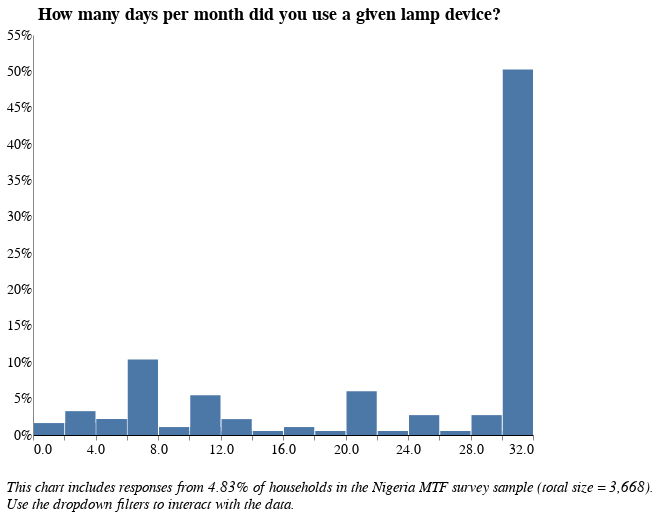

The code cell stored with this chart in its notebook:
### Code cell
# How many days did you use a given lamp per month?

# Data Source
alt.data_transformers.disable_max_rows()
source = lamps[lamps[['f_8']].notnull().all(1)] #change dataframe and variable name

col1 = source['f_8'] #!= NaN #change variable name here
col2 = source['elc_aggr_tier'] != 'NaN'

source = source[conjunction(col1,col2)]
df = source[['hh_id','elc_aggr_tier','f_8', 'locality', 'f2']] #change variable name here

# Locality Filter
locality_options = [None, 0, 1]
locality_labels = ['National', 'Urban', 'Rural']

locality_dropdown=alt.binding_select(
    options= locality_options, 
    labels = locality_labels, 
    name = "Locality Breakdown  ")
locality_select=alt.selection_single(
    fields=['locality'],
    bind=locality_dropdown)

# Tier Filter
tiers = [None, 'Tier 0', 'Tier 1', 'Tier 2', 'Tier 3', 'Tier 4', 'Tier 5']
tier_labels = ['All Tiers', 'Tier 0', 'Tier 1', 'Tier 2', 'Tier 3', 'Tier 4', 'Tier 5']
tier_dropdown=alt.binding_select(options=tiers, 
                                 labels = tier_labels, 
                                 name = "Electricity Tier  ")
tier_select=alt.selection_single(fields=['elc_aggr_tier'],
                                bind=tier_dropdown)

# Lamp Type Filter
lamp_types = [None, 'Candle', 'Open wick lamp', 'Hurricane lamp with glass cover', 'Pressurized mantle lamp', 'Other, specify']
lamp_types_labels = ['All Sources', 'Candle', 'Open wick lamp', 'Hurricane lamp with glass cover', 'Pressurized mantle lamp',
               'Other']
lamp_types_dropdown=alt.binding_select(options=lamp_types, 
                                 labels = lamp_types_labels, 
                                 name = "Type of Device  ")
lamp_types_select=alt.selection_single(fields=['f2'],
                                bind=lamp_types_dropdown)

# Percentage of responses shown in the chart
pct_responses = round(len(pd.unique(df[df[['f_8']].notnull().all(1)]['hh_id'])) /
            3668 *100, 2) #change dataframe variable name

# Draw the Chart
final = alt.Chart(df).transform_joinaggregate(
    total='count(*)'
).transform_calculate(
    pct='1 / datum.total'
).mark_bar().encode(
    alt.X("f_8:Q", 
          bin=alt.Bin(extent=[0, 32], step=2), # Change the step to adjust bin size
          scale = alt.Scale(domain=(0,32),clamp = True), # Change the axes limits
         axis = alt.Axis(title = "")), #change title
    alt.Y('sum(pct):Q', axis=alt.Axis(format='%'), title = ""),
    tooltip = [alt.Tooltip('f_8:Q', title = "Response (Binned)"), #change variable
               alt.Tooltip('sum(pct):Q', format = '.2%', title = "Percentage")]
).transform_bin(
    "mbin",
    field="m",
    bin=alt.Bin(maxbins=20) # Specify the maximum number of bins
).add_selection(
    lamp_types_select
).transform_filter(
    lamp_types_select
).add_selection(
    locality_select
).transform_filter(
    locality_select
).add_selection(
    tier_select
).transform_filter(
    tier_select 
).properties(
    height = 400,
    width = 500,
    title={
      "text": ["How many days per month did you use a given lamp device?"], 
 #     "subtitle": ["You are viewing {}% of responses from the Nigeria Multi-Tiered Framework Survey.".format(pct_responses), " "],
      "color": "black",
      "subtitleColor": "black"
    }
)

final = alt.concat(final,
    title=alt.TitleParams(
        ['', '',  
         'This chart includes responses from {}% of households in the Nigeria MTF survey sample (total size = 3,668).'.format(
             pct_responses),
         'Use the dropdown filters to interact with the data.'],
        baseline='bottom',
        orient='bottom',
        anchor='start',
        font = 'Times New Roman',
        fontWeight='normal',
        fontStyle = "italic",
        fontSize=15)
)

final

### Figure 1 — Vega-Lite specification as saved in the notebook (floating-point values rounded to 4 significant figures; data arrays with more than 128 entries replaced by an {"elided": "..."} marker saying what was removed)
{"width": 800, "height": 400, "config": {"title": {"fontSize": 18, "font": "Times New Roman", "anchor": "center", "fontColor": "#000000"}, "axisX": {"domain": true, "domainColor": "#000000", "grid": false, "labelFont": "Times New Roman", "labelFontSize": 14, "titleFont": "Times New Roman", "titleFontSize": 14, "titleFontWeight": "normal", "title": "X Axis Title (units)"}, "axisY": {"domain": true, "grid": false, "gridColor": "#DEDDDD", "gridWidth": 1, "labelFont": "Times New Roman", "labelFontSize": 14, "labelAngle": 0, "ticks": false, "titleFont": "Times New Roman", "titleFontSize": 14, "titleFontWeight": "normal", "titlePadding": 10, "title": "Y Axis Title (units)"}, "range": {"category": ["#2980B9", "#003366", "#FFAE19", "#D68910", "#E67E22", "#D35400", "#FF4500", "#FF6162", "#438B28", "#45B39D", "#99ADC1", "#212F3C"]}, "legend": {"labelFont": "Times New Roman", "labelFontSize": 14, "symbolType": "square", "symbolSize": 100, "titleFont": "Times New Roman", "titleFontSize": 14, "titleFontWeight": "normal", "title": "Legend", "orient": "right", "offset": 0}, "tooltip": {"font": "Open Sans"}, "view": {"stroke": "transparent", "text": {"font": "Times New Roman", "color": ["#2980B9", "#003366", "#FFAE19", "#D68910", "#E67E22", "#D35400", "#FF4500", "#FF6162", "#438B28", "#45B39D", "#99ADC1", "#212F3C"], "fontSize": 14, "align": "right", "fontWeight": 400, "size": 14}, "bar": {"size": 40, "binSpacing": 1, "continuousBandSize": 30, "discreteBandSize": 30, "fill": ["#2980B9", "#003366", "#FFAE19", "#D68910", "#E67E22", "#D35400", "#FF4500", "#FF6162", "#438B28", "#45B39D", "#99ADC1", "#212F3C"], "stroke": false}}}, "concat": [{"mark": "bar", "encoding": {"tooltip": [{"field": "f_8", "title": "Response (Binned)", "type": "quantitative"}, {"aggregate": "sum", "field": "pct", "format": ".2%", "title": "Percentage", "type": "quantitative"}], "x": {"axis": {"title": ""}, "bin": {"extent": [0, 32], "step": 2}, "field": "f_8", "scale": {"clamp": true, "domain": [0, 32]}, "type": "quantitative"}, "y": {"aggregate": "sum", "axis": {"format": "%"}, "field": "pct", "title": "", "type": "quantitative"}}, "height": 400, "selection": {"selector003": {"type": "single", "fields": ["f2"], "bind": {"input": "select", "options": [null, "Candle", "Open wick lamp", "Hurricane lamp with glass cover", "Pressurized mantle lamp", "Other, specify"], "labels": ["All Sources", "Candle", "Open wick lamp", "Hurricane lamp with glass cover", "Pressurized mantle lamp", "Other"], "name": "Type of Device  "}}, "selector001": {"type": "single", "fields": ["locality"], "bind": {"input": "select", "options": [null, 0, 1], "labels": ["National", "Urban", "Rural"], "name": "Locality Breakdown  "}}, "selector002": {"type": "single", "fields": ["elc_aggr_tier"], "bind": {"input": "select", "options": [null, "Tier 0", "Tier 1", "Tier 2", "Tier 3", "Tier 4", "Tier 5"], "labels": ["All Tiers", "Tier 0", "Tier 1", "Tier 2", "Tier 3", "Tier 4", "Tier 5"], "name": "Electricity Tier  "}}}, "title": {"text": ["How many days per month did you use a given lamp device?"], "color": "black", "subtitleColor": "black"}, "transform": [{"joinaggregate": [{"op": "count", "field": "*", "as": "total"}]}, {"calculate": "1 / datum.total", "as": "pct"}, {"bin": {"maxbins": 20}, "field": "m", "as": "mbin"}, {"filter": {"selection": "selector003"}}, {"filter": {"selection": "selector001"}}, {"filter": {"selection": "selector002"}}], "width": 500}], "data": {"name": "data-f11d11958d9fef117924e6a575ff90a6"}, "title": {"text": ["", "", "This chart includes responses from 4.83% of households in the Nigeria MTF survey sample (total size = 3,668).", "Use the dropdown filters to interact with the data."], "anchor": "start", "baseline": "bottom", "font": "Times New Roman", "fontSize": 15, "fontStyle": "italic", "fontWeight": "normal", "orient": "bottom"}, "$schema": "https://vega.github.io/schema/vega-lite/v4.17.0.json", "datasets": {"data-f11d11958d9fef117924e6a575ff90a6": {"elided": "183 records"}}}
